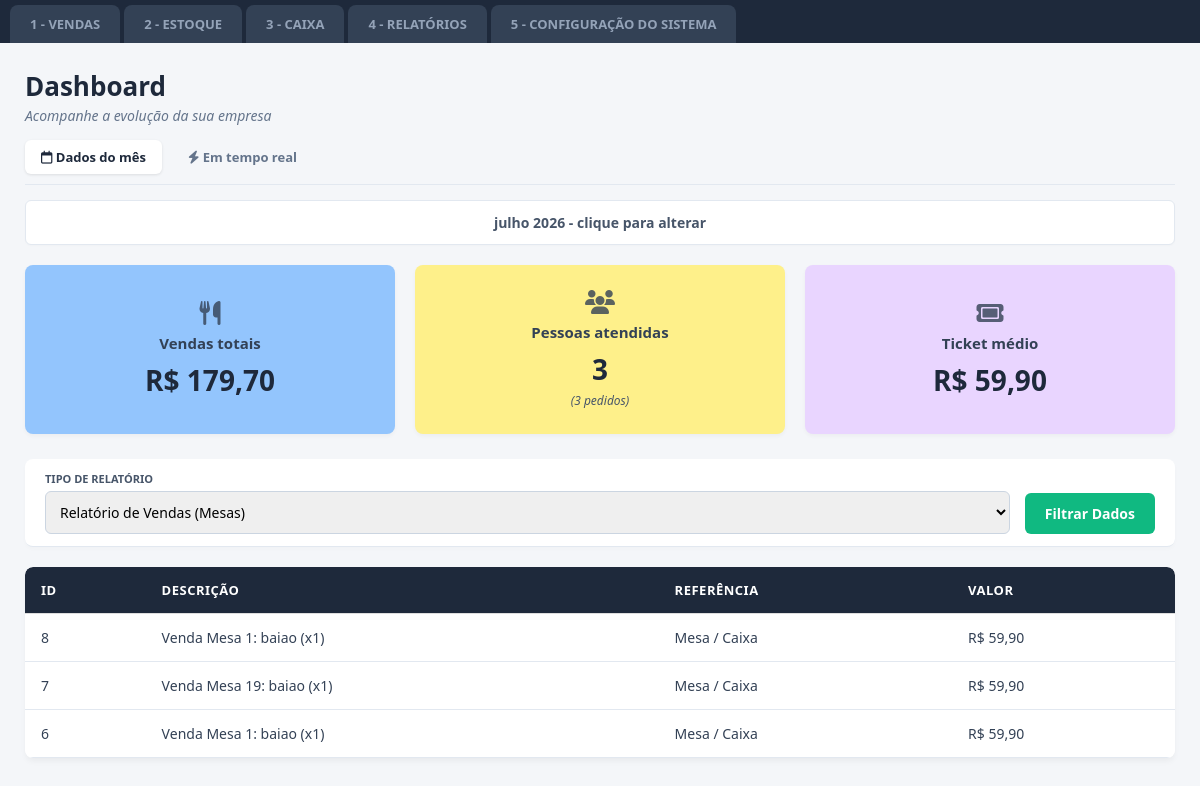
Page /relatorios on the earlier database version.
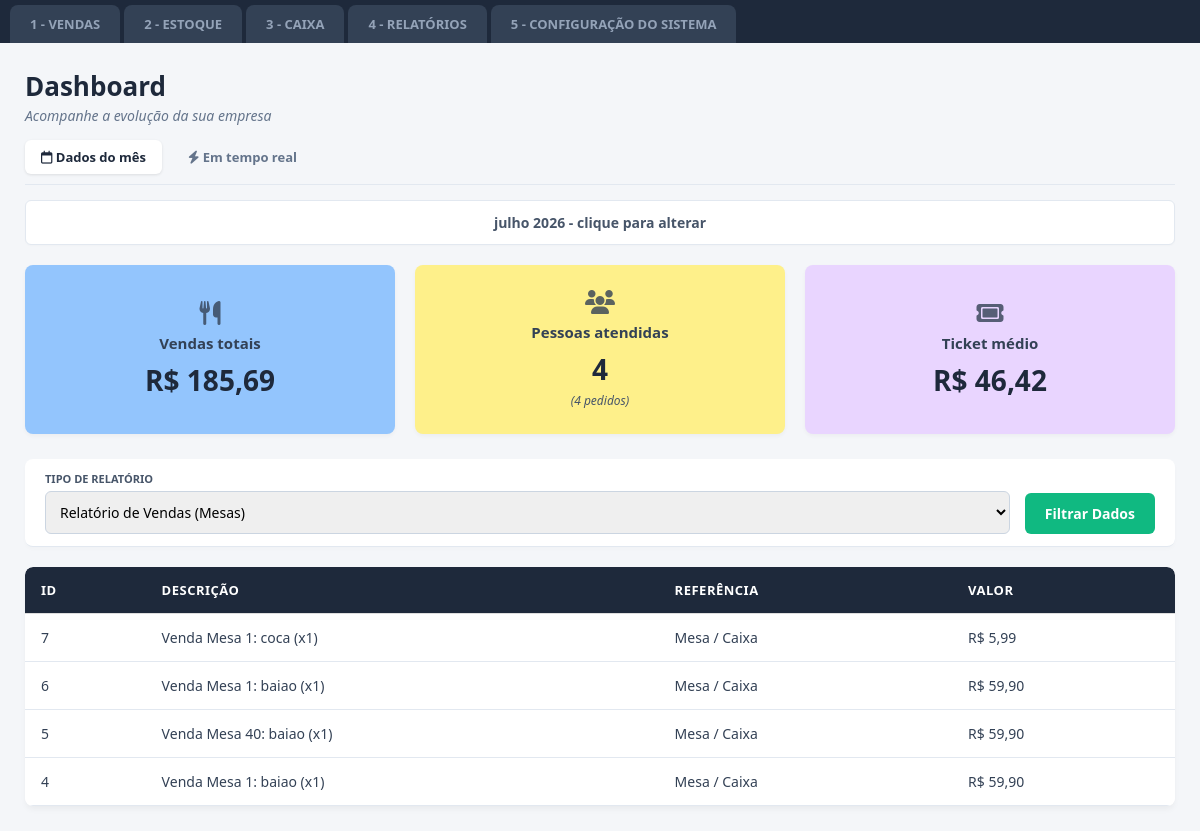
Same page on the later database version.
### tables this page shows
CREATE TABLE financeiro (
            id INTEGER PRIMARY KEY AUTOINCREMENT,
            descricao TEXT,
            valor REAL,
            tipo TEXT,
            data TEXT
        );

### app.py (the view)
@app.route('/relatorios')
def relatorios():
    conexao = sqlite3.connect("restaurante.db")
    cursor = conexao.cursor()
    cursor.execute("SELECT id, descricao, tipo, valor FROM financeiro WHERE tipo = 'Receita' ORDER BY id DESC")
    dados = cursor.fetchall()
    resultados = []
    soma_total = 0.0
    for item in dados:
        id_item, desc, tipo, val = item
        soma_total += val
        resultados.append({
            "id": id_item,
            "descricao": desc,
            "referencia": "Mesa / Caixa",
            "valor": f"R$ {val:,.2f}".replace(",", "X").replace(".", ",").replace("X", ".")
        })
    total_pedidos = len(resultados)
    ticket_medio = soma_total / total_pedidos if total_pedidos > 0 else 0
    vendas_formatadas = f"R$ {soma_total:,.2f}".replace(",", "X").replace(".", ",").replace("X", ".")
    ticket_formatado = f"R$ {ticket_medio:,.2f}".replace(",", "X").replace(".", ",").replace("X", ".")
    conexao.close()
    return render_template(
        'relatorios.html',
        vendas_totais=vendas_formatadas,
        total_pessoas=total_pedidos,
        total_pedidos=total_pedidos,
        ticket_medio=ticket_formatado,
        resultados=resultados
    )

### templates/relatorios.html (shortened to what the changed rows need)
<!DOCTYPE html>
<html lang="pt-BR">
<head>
    <link rel="stylesheet" href="{{ url_for('static', filename='style.css') }}">
    <link rel="stylesheet" href="https://cdnjs.cloudflare.com/ajax/libs/font-awesome/6.4.0/css/all.min.css">
</head>
<body>
    <div class="container-principal">
        <div class="dashboard-header">
            <h2>Dashboard</h2>
        </div>
        <div class="dashboard-cards">
            <div class="card-metrica card-azul">
                <i class="fa-solid fa-utensils icone-card"></i>
                <span class="titulo-card">Vendas totais</span>
                <span class="valor-card">{{ vendas_totais }}</span>
            </div>
            <div class="card-metrica card-amarelo">
                <i class="fa-solid fa-users icone-card"></i>
                <span class="titulo-card">Pessoas atendidas</span>
                <span class="valor-card">{{ total_pessoas }}</span>
                <span class="sub-valor">({{ total_pedidos }} pedidos)</span>
            </div>
            <div class="card-metrica card-roxo">
                <i class="fa-solid fa-ticket icone-card"></i>
                <span class="titulo-card">Ticket médio</span>
                <span class="valor-card">{{ ticket_medio }}</span>
            </div>
        </div>
        <div style="background: white; border-radius: 8px; overflow: hidden; margin-top: 20px; box-shadow: 0 4px 6px -1px rgba(0, 0, 0, 0.05);">
            <table>
                <thead>
                    <tr>
                        <th>ID</th>
                        <th>Descrição</th>
                        <th>Referência</th>
                        <th>Valor</th>
                    </tr>
                </thead>
                <tbody>
                    {% if resultados %}
                        {% for item in resultados %}
                        <tr>
                            <td>{{ item.id }}</td>
                            <td>{{ item.descricao }}</td>
                            <td>{{ item.referencia }}</td>
                            <td>{{ item.valor }}</td>
                        </tr>
                        {% endfor %}
                    {% else %}
                        <tr>
                            <td colspan="4" style="text-align: center; color: #64748b; padding: 25px;">Nenhuma venda registrada nas mesas ainda.</td>
                        </tr>
                    {% endif %}
                </tbody>
            </table>
        </div>
    </div>
</body>
</html>

Differences in the rows shown:
removed financeiro: id "8", descricao "Venda Mesa 1: baiao (x1)", referencia "Mesa / Caixa", valor "R$ 59,90"
changed financeiro id 7: descricao "Venda Mesa 19: baiao (x1)" → "Venda Mesa 1: coca (x1)"; valor "R$ 59,90" → "R$ 5,99"
added financeiro: id "5", descricao "Venda Mesa 40: baiao (x1)", referencia "Mesa / Caixa", valor "R$ 59,90"
added financeiro: id "4", descricao "Venda Mesa 1: baiao (x1)", referencia "Mesa / Caixa", valor "R$ 59,90"
Other differences:
{{ vendas_totais }}: "R$ 179,70" → "R$ 185,69"
{{ total_pessoas }}: "3" → "4"
{{ total_pedidos }}: "3" → "4"
{{ ticket_medio }}: "R$ 59,90" → "R$ 46,42"
